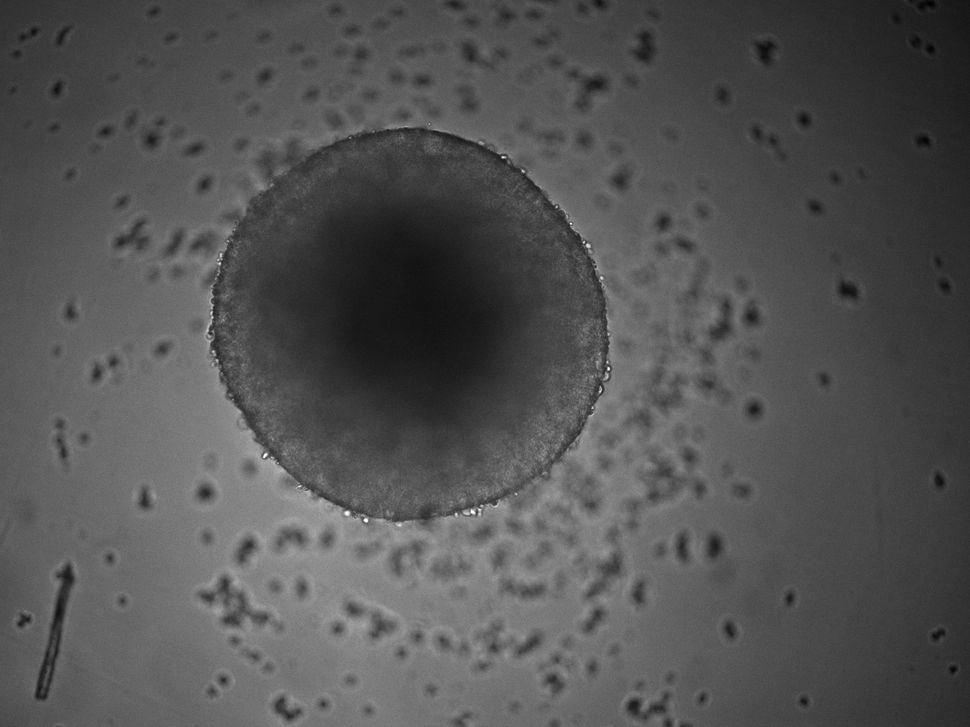
#> input picture ImageAnalysis/Zeiss/exp15_Metabolism_MP1_3D_Day4_98h_b0s0c2x126000-1388y70002-1040.tif, 970 x 727 px, shrunk from 1388 x 1040 before the run
$ python -i spheroid_analyzer_ZenBlue.py   (imports and definitions only)   (older library calls are emulated)
#> lines starting #> are read from the running program, lines starting #| are printed output that depends on the picture; after the words box and inside, x2 and y2 are one past the last pixel; in counts of white or black regions, pixels touching at a corner belong together; long printed decimals are rounded
import os
import cv2
import numpy as np
import pandas as pd
import matplotlib.pyplot as plt
from scipy import stats

#######################################
# Change only here
main_folder_path = r'C:\Users\mrgav\Documents\GitHub\spheroid-detection\ImageAnalysis\Zeiss'
output_file_path = r'C:\Users\mrgav\Documents\GitHub\spheroid-detection\ImageAnalysis\Zeiss\zeiss_test.xlsx'  # include .xlsx

one_contour = True  # Do you only have one organoid in each image? True or False
show_images = True  # Change back to False after verification
create_graphs = False  # Do you want to create graphs? True or False

# Adjusted for high-resolution ZEN Blue images (1388x1040)
min_size = 10000  # Larger minimum size for high-res images
max_size = 2500000000000  # Maximum size to expect

pixel_to_micron = 0.645  # ZEN Blue calibration factor
identifier = 'c2'  # Put here something that will identify the phase images files

t_test = False  # Do you want to conduct a t-test? True or False


########################################

# Create a class to store and display images

# Add import for ensuring directories exist

# Replace skimage functions with equivalent cv2 functions
# [150 lines left out: functions threshold_otsu, binary_fill_holes, binary_closing, remove_small_objects, clean_debris, create_side_by_side_comparison and 1 more, not called in this run]


# Modify the ImageCollector class
class ImageCollector:
    def __init__(self):
        self.images = []

    def add(self, img, title):
        # Remove the filter that only adds images with "Contours:" in the title
        self.images.append((img.copy(), title))

    # [45 lines left out: function display_all, not called in this run]


# Create global image collector
image_collector = ImageCollector()


# [5 lines left out: function measure_fluorescence_intensity, not called in this run]


def detect_spheroid_boundary(image_path):
    """Function specifically designed for detecting clear circular boundaries"""
    # Load image
    image = cv2.imread(image_path, cv2.IMREAD_UNCHANGED)
#> image is the input picture: shape (727, 970, 3); min 0, max 255, mean 82.8
    if image is None:
        print(f"Failed to read image: {image_path}")
        return None, None

    # Convert to grayscale if needed
    if len(image.shape) == 3:
        print(f"Converting color image to grayscale: {image_path}")
        image = cv2.cvtColor(image, cv2.COLOR_BGR2GRAY)
#> image: shape (727, 970)

    # Store original for visualization
    original = image.copy()

    # 1. Apply Canny edge detection (better for well-defined edges)
    edges = cv2.Canny(image, 50, 150)
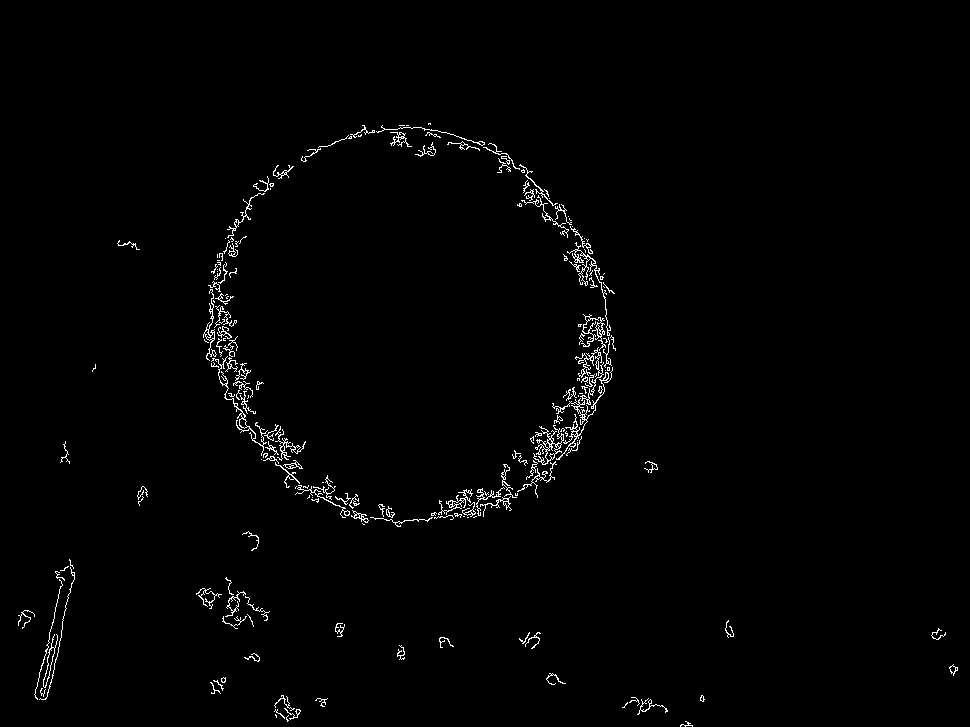
#> edges: shape (727, 970); 1.3% white in thin lines or dots, all inside (x1, y1, x2, y2) = (18, 123, 958, 727)

    # Create a mask for visualization - use 3 channels for better visibility
    contour_image = cv2.cvtColor(original, cv2.COLOR_GRAY2BGR)

    # Save edges visualization
    edges_vis = cv2.cvtColor(edges, cv2.COLOR_GRAY2BGR)
    cv2.putText(edges_vis, "Detected Edges", (30, 30), cv2.FONT_HERSHEY_SIMPLEX, 1, (0, 0, 255), 2)
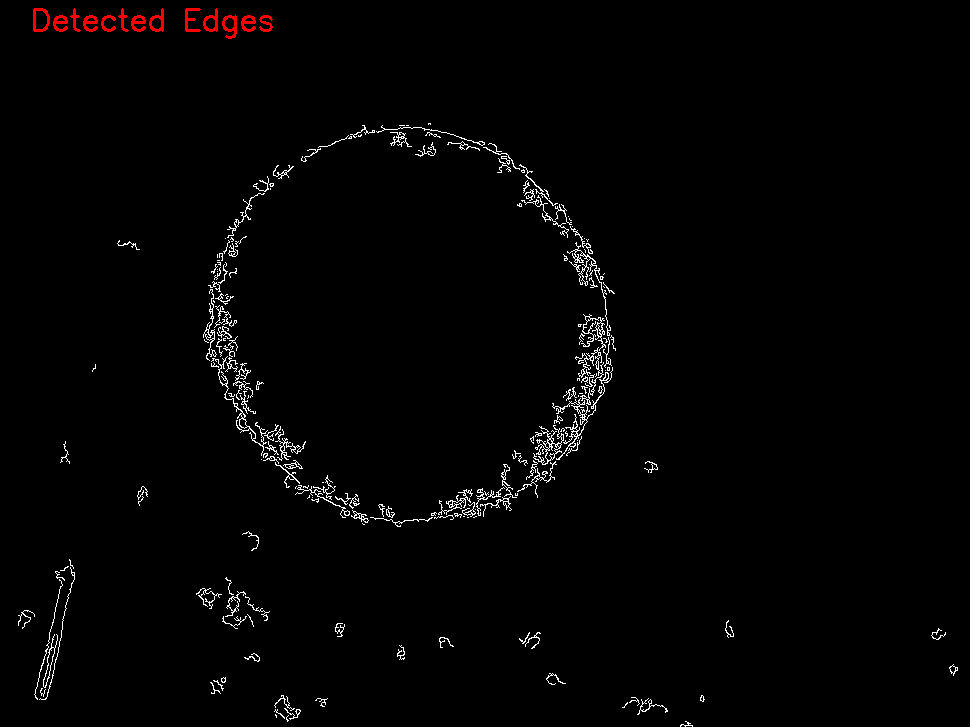
#> edges_vis: shape (727, 970, 3); mean B, G, R 3.2, 3.2, 3.9
    image_collector.add(edges_vis, f'Canny Edges: {os.path.basename(image_path)}')

    # 2. Use Hough Circle detection to find the spheroid
    circles = cv2.HoughCircles(
        image,
        cv2.HOUGH_GRADIENT,
        dp=1,
        minDist=image.shape[0]//2,
        param1=50,
        param2=30,
        minRadius=image.shape[0]//6,
        maxRadius=image.shape[0]//2
    )
#> circles = [[406.5, 325.5, 188.6], [294.5, 696.5, 250.2], [686.5, 569.5, 184.2], [756.5, 165.5, 226], [6.5, 471.5, 289.8], [137.5, 57.5, 212.6]]

    mask = np.zeros_like(image)

    # Make a copy for raw image + contour overlay
    overlay_image = contour_image.copy()

    if circles is not None:
        # Convert to integers
        circles = np.round(circles[0, :]).astype("int")
#> circles = [[406, 326, 189], [294, 696, 250], [686, 570, 184], [756, 166, 226], [6, 472, 290], [138, 58, 213]]

        # Take the most prominent circle
        x, y, r = circles[0]
#> x = 406; y = 326; r = 189

        # Draw the circle with higher thickness for better visibility
        cv2.circle(contour_image, (x, y), r, (0, 255, 0), 3)  # Thicker line
        cv2.circle(contour_image, (x, y), 5, (0, 0, 255), -1)
#> contour_image: shape (727, 970, 3); mean B, G, R 82.1, 84.3, 82.2

        # Add annotation to know it's from Hough circles
        cv2.putText(contour_image, "Hough Circle Detection", (30, 30),
                   cv2.FONT_HERSHEY_SIMPLEX, 1, (0, 0, 255), 2)
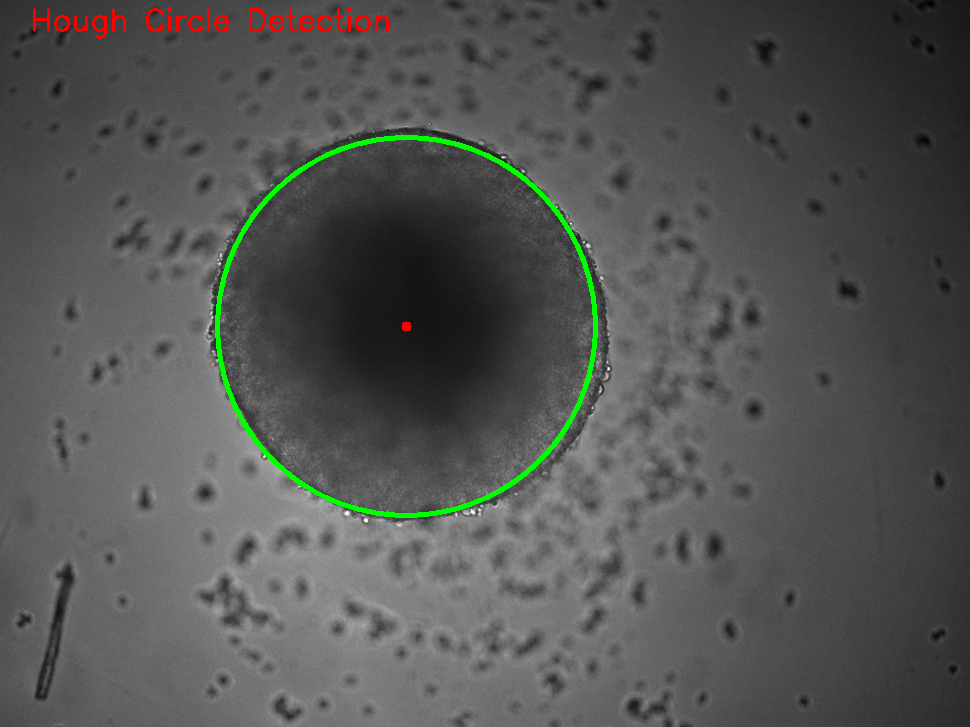
#> contour_image: shape (727, 970, 3); mean B, G, R 81.9, 84.1, 82.8

        # Create mask of the circle
        cv2.circle(mask, (x, y), r, 255, -1)
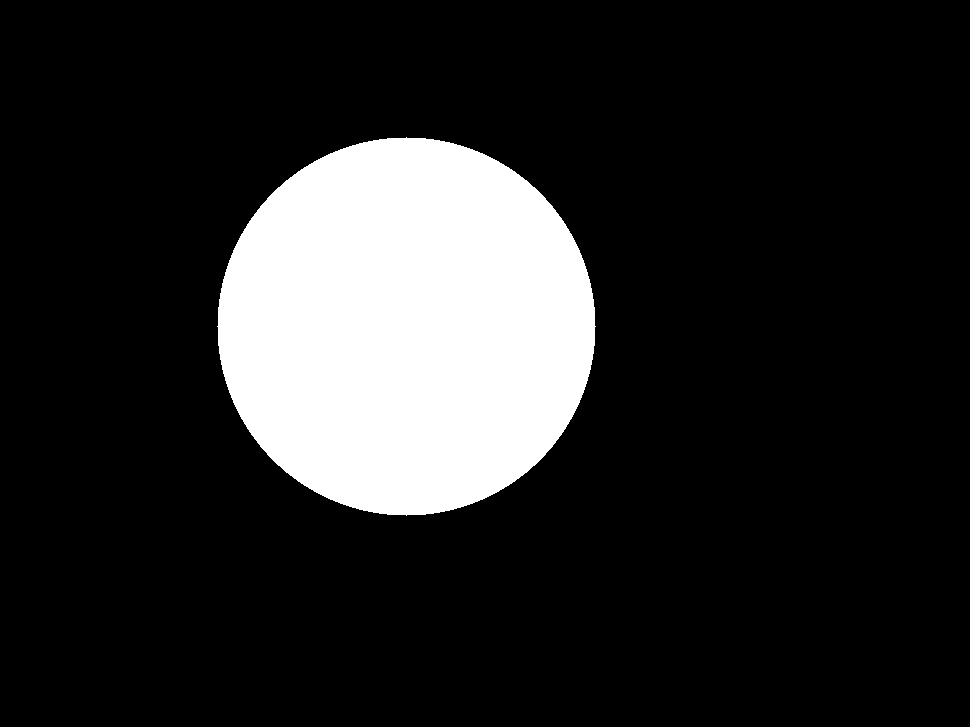
#> mask: shape (727, 970); 15.9% white; 1 white region

        # Save visualization
        image_collector.add(contour_image, f'Detected Circle: {os.path.basename(image_path)}')

        # Create contour from circle for analysis
        contours, _ = cv2.findContours(mask, cv2.RETR_EXTERNAL, cv2.CHAIN_APPROX_SIMPLE)
#> contours = 1 contour; box (x1, y1, x2, y2) and area: (217, 137, 596, 516) 111658

        # Create overlay to show raw image with contour
        cv2.circle(overlay_image, (x, y), r, (0, 255, 0), 3)
        cv2.putText(overlay_image, "Detected Boundary", (30, 30),
                   cv2.FONT_HERSHEY_SIMPLEX, 1, (0, 0, 255), 2)
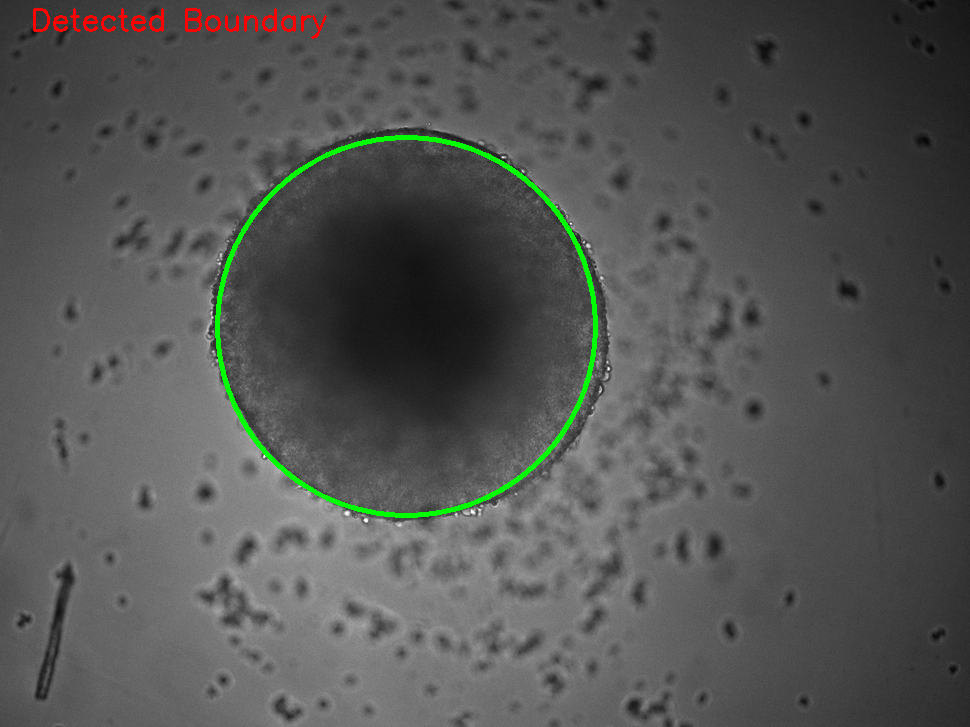
#> overlay_image: shape (727, 970, 3); mean B, G, R 81.9, 84.1, 82.7
        image_collector.add(overlay_image, f'Contours: {os.path.basename(image_path)}')

        return contours[0], contour_image

    # Fallback to contour-based approach
    contours, _ = cv2.findContours(edges, cv2.RETR_EXTERNAL, cv2.CHAIN_APPROX_SIMPLE)

    # Filter contours by circularity
    valid_contours = []
    for contour in contours:
        if cv2.contourArea(contour) < 1000:
            continue

        perimeter = cv2.arcLength(contour, True)
        area = cv2.contourArea(contour)
        circularity = 4 * np.pi * area / (perimeter * perimeter) if perimeter > 0 else 0

        if circularity > 0.8:
            valid_contours.append(contour)

    if valid_contours:
        # Sort by area and take the largest
        largest_contour = sorted(valid_contours, key=cv2.contourArea, reverse=True)[0]

        # Draw contour with higher thickness
        cv2.drawContours(contour_image, [largest_contour], -1, (0, 255, 0), 3)

        # Add annotation about fallback method
        cv2.putText(contour_image, "Contour Detection (Fallback)", (30, 30),
                   cv2.FONT_HERSHEY_SIMPLEX, 1, (0, 0, 255), 2)

        # Calculate and draw centroid
        M = cv2.moments(largest_contour)
        if M["m00"] != 0:
            cX = int(M["m10"] / M["m00"])
            cY = int(M["m01"] / M["m00"])
            cv2.circle(contour_image, (cX, cY), 5, (0, 0, 255), -1)

        # Create overlay
        cv2.drawContours(overlay_image, [largest_contour], -1, (0, 255, 0), 3)
        cv2.putText(overlay_image, "Detected Boundary", (30, 30),
                   cv2.FONT_HERSHEY_SIMPLEX, 1, (0, 0, 255), 2)
        image_collector.add(overlay_image, f'Contours: {os.path.basename(image_path)}')

        return largest_contour, contour_image

    return None, contour_image


# [72 lines left out: functions process_image_sobel, remove_noise, debug_contour_areas, not called in this run]


def process_spheroid_image(image_path, results_df):
    print(f"Processing spheroid in: {image_path}")
    image_name = os.path.basename(image_path)

    # Use our specialized boundary detection
    contour, contour_image = detect_spheroid_boundary(image_path)
#> contour = contour of 548 points, box (x1, y1, x2, y2) (217, 137, 596, 516), area 111658

    # Check if we should create a visualization folder
    folder_path = os.path.dirname(image_path)
    images_save_dir = os.path.join(folder_path, "visualization_contours")

    # Create side-by-side comparison if contour is detected
    if contour is not None and os.path.exists(images_save_dir):
        comparison = create_side_by_side_comparison(image_path, contour, images_save_dir)
        if comparison is not None and show_images:
            image_collector.add(comparison, f'Comparison: {image_name}')

    if contour is None:
        print(f"No valid spheroid detected in {image_path}. Adding empty line.")
        empty_line = pd.DataFrame([{col: 0 for col in results_df.columns}], index=[0])
        return pd.concat([results_df, empty_line], ignore_index=True)

    # Calculate area and shape metrics
    area_pixels = cv2.contourArea(contour)
#> area_pixels = 111658
    area_microns = area_pixels * (pixel_to_micron ** 2)
#> area_microns = 46452.5

    # Calculate hull area (more robust for irregular boundaries)
    hull = cv2.convexHull(contour)
#> hull = contour of 108 points, box (x1, y1, x2, y2) (217, 137, 596, 516), area 112054
    hull_area_pixels = cv2.contourArea(hull)
#> hull_area_pixels = 112054
    hull_area_microns = hull_area_pixels * (pixel_to_micron ** 2)
#> hull_area_microns = 46617.3

    # Calculate other metrics
    x, y, w, h = cv2.boundingRect(contour)
#> x = 217; y = 137; w = 379; h = 379
    aspect_ratio = float(w) / h if h > 0 else 0
#> aspect_ratio = 1
    solidity = float(area_pixels) / hull_area_pixels if hull_area_pixels > 0 else 0
#> solidity = 0.996

    # Display detected contour
    if show_images:
        image_collector.add(contour_image, f'Contours: {image_name}')

    # Measure intensity in other channels
    intensity_data = {}
    for suffix in ["c0", "c1"]:
        fluorescent_image_path = image_path.replace("c2", suffix)
        if not os.path.exists(fluorescent_image_path):
            print(f"Fluorescent image not found: {fluorescent_image_path}")
            continue

        fluorescent_image = cv2.imread(fluorescent_image_path, cv2.IMREAD_UNCHANGED)
        if fluorescent_image is None:
            print(f"Failed to read fluorescent image: {fluorescent_image_path}")
            continue

        # Convert to grayscale if needed
        if len(fluorescent_image.shape) == 3:
            print(f"Converting color fluorescent image to grayscale: {fluorescent_image_path}")
            fluorescent_image = cv2.cvtColor(fluorescent_image, cv2.COLOR_BGR2GRAY)

        intensity = measure_fluorescence_intensity(fluorescent_image, contour)
        intensity_data[f'MeanIntensity{suffix}'] = intensity

    # Add to results
    new_row = {
        'Area': hull_area_microns,
        'Area_Pixels': area_pixels,
        'Aspect_Ratio': aspect_ratio,
        'Solidity': solidity,
        **intensity_data
    }
#> new_row = {'Area': 46617.3, 'Area_Pixels': 111658, 'Aspect_Ratio': 1, 'Solidity': 0.996}

    print(f"Adding row with Area_Pixels: {area_pixels}, Area_Microns: {hull_area_microns}")
#| Adding row with Area_Pixels: 111658.0, Area_Microns: 46617.265
#> (the run stopped early here; a loop or call above may not have finished)
